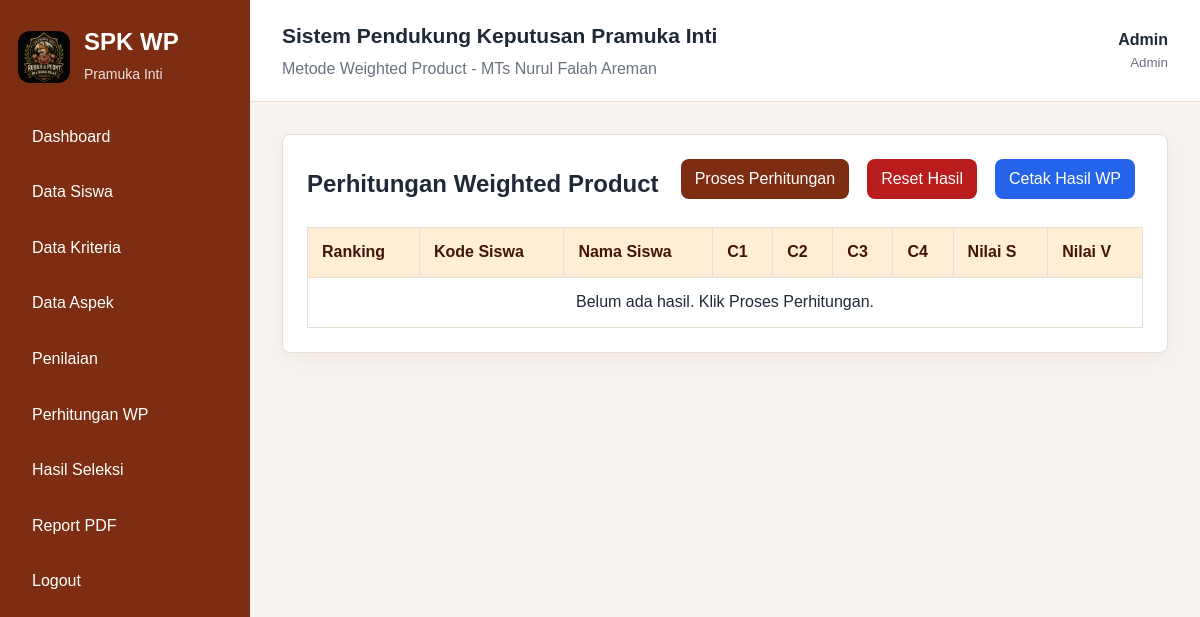
The page /pages/perhitungan/index.php (signed in) on the database as committed earlier.
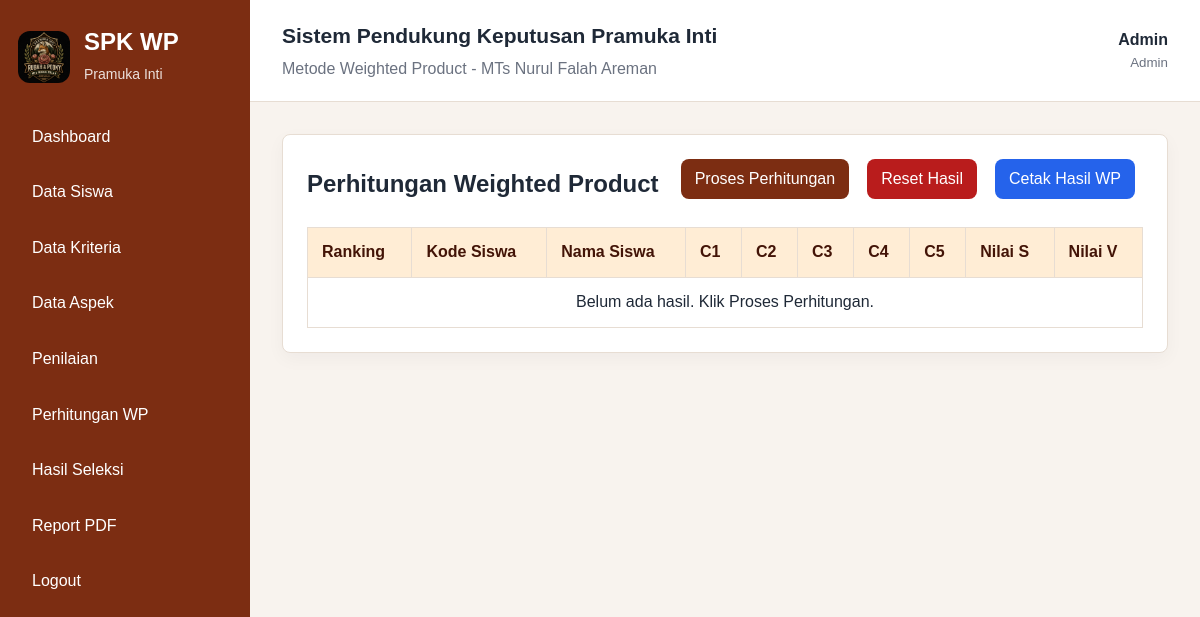
The same page on the database as committed later.
### tables this page shows
CREATE TABLE kriteria (
    id_kriteria INT AUTO_INCREMENT PRIMARY KEY,
    kode_kriteria VARCHAR(10) NOT NULL UNIQUE,
    nama_kriteria VARCHAR(100) NOT NULL,
    bobot FLOAT NOT NULL,
    tipe ENUM('benefit','cost') NOT NULL DEFAULT 'benefit'
);

### includes/auth.php (called while the page is built, shortened)
<?php
function e($value): string
{
    return htmlspecialchars((string) $value, ENT_QUOTES, 'UTF-8');
}

### pages/perhitungan/index.php (the view, shortened to what this page needs)
<?php
require_once __DIR__ . '/../../config/database.php';
require_once __DIR__ . '/../../includes/auth.php';
$kriteria = $pdo->query('SELECT * FROM kriteria ORDER BY kode_kriteria ASC')->fetchAll();
$rows = $pdo->query('SELECT h.*, s.kode_siswa, s.nama_siswa FROM hasil_wp h JOIN siswa s ON s.id_siswa=h.id_siswa ORDER BY h.ranking ASC')->fetchAll();
include __DIR__ . '/../../includes/header.php';
?>
<div class="card">
    <div class="toolbar"><h2>Perhitungan Weighted Product</h2><div><a class="btn btn-primary" href="proses.php">Proses Perhitungan</a><a class="btn btn-danger" href="reset.php" data-confirm="Reset seluruh hasil WP?">Reset Hasil</a><a class="btn btn-print" href="cetak.php" target="_blank">Cetak Hasil WP</a></div></div>
    <div class="table-responsive"><table>
        <thead><tr><th>Ranking</th><th>Kode Siswa</th><th>Nama Siswa</th><?php foreach ($kriteria as $k): ?><th><?= e($k['kode_kriteria']) ?></th><?php endforeach; ?><th>Nilai S</th><th>Nilai V</th></tr></thead>
        <tbody>
        <?php if (!$rows): ?><tr><td colspan="<?= count($kriteria) + 5 ?>" class="text-center">Belum ada hasil. Klik Proses Perhitungan.</td></tr><?php endif; ?>
        </tbody>
    </table></div>
</div>
<?php include __DIR__ . '/../../includes/footer.php'; ?>

Rows that differ between the two databases and show on the page:
added kriteria: kode_kriteria "C5"
